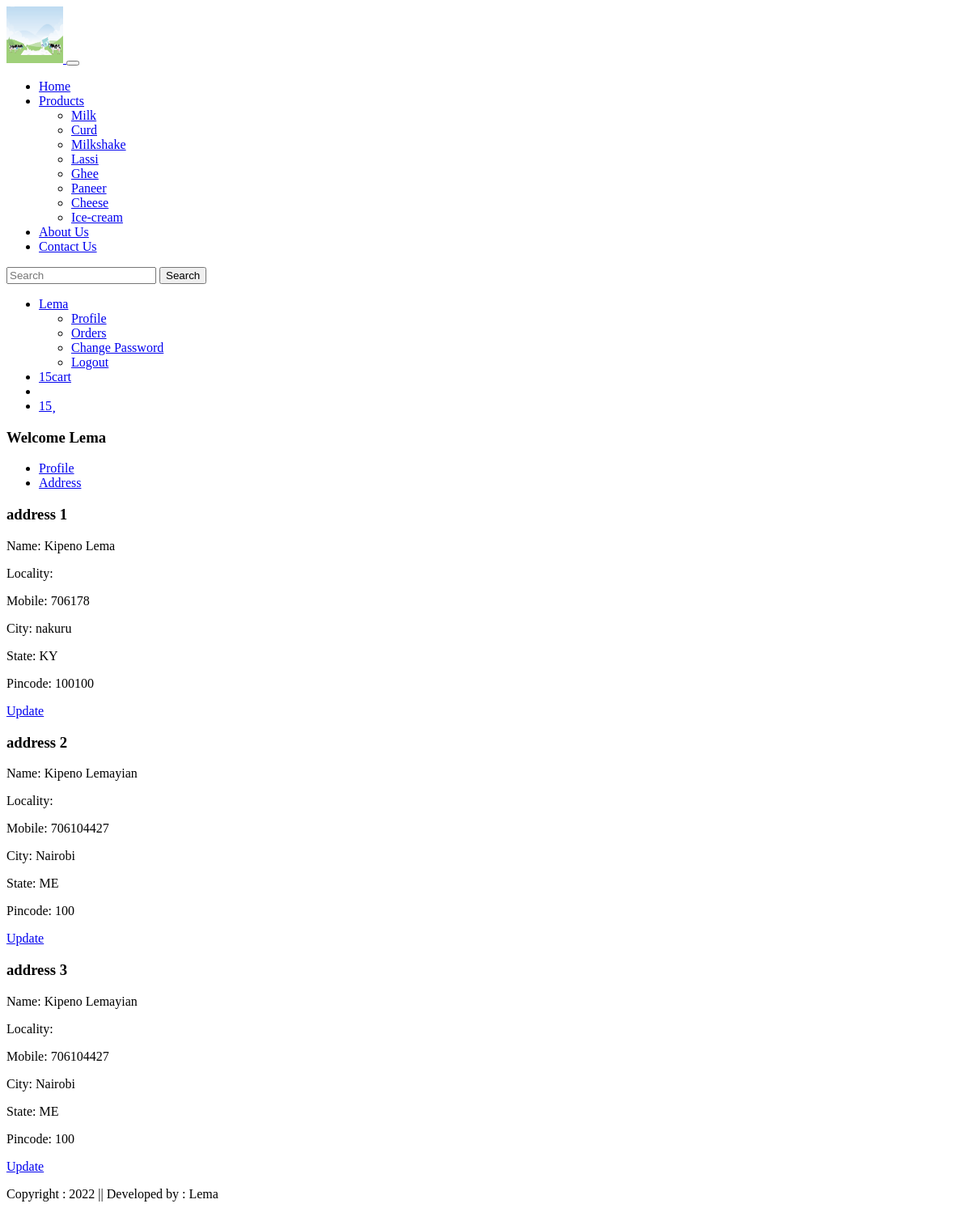
The page /address/ (signed in) on the database its author committed.
### app/models.py (models this page shows, shortened)
class Customer(models.Model):
    user = models.ForeignKey(User, on_delete=models.CASCADE)
    name = models.CharField(max_length=200)
    locality = models.CharField(max_length=200)
    city = models.CharField(max_length=50)
    mobile = models.IntegerField(default=0)
    zipcode = models.IntegerField()
    state = models.CharField(choices=STATE_CHOICES, max_length=100)

### app/views.py (the view)
# urls.py: path('address/', views.address, name="address"),
@login_required
def address(request):
    add = Customer.objects.filter(user=request.user)
    totalitem = 0
    wishitem = 0
    if request.user.is_authenticated:
        totalitem=len(Cart.objects.filter(user=request.user))
        wishitem=len(Cart.objects.filter(user=request.user))
    return render(request, "app/address.html",locals())

### app/templates/app/address.html (shortened to what this page needs)
{% extends 'app/base.html' %}
{% load static %}
{% block main-content %}
<div class="container my-5">
    <div class="row">
            <h3>Welcome <span class="text-capitalize">{{request.user}}</span></h3>
            <div class="col-sm-2 border-end">
                <ul class="list-unstyled">
                    <li class='d-grid'><a href="{% url 'profile' %}" class="btn btn-primary">Profile</a></li>
                    <li class='d-grid'><a href="{% url 'address' %}" class="btn">Address</a></li>
                </ul>
            </div>
            <div class="col-sm-9 offset-sm-1">
                <div class="row">
                {% for ad in add %}
                    <div class = "col-sm-6">
                        <div class="card-body">
                            <h3>address {{forloop.counter}}</h3>
                            <p>Name: {{ad.name}}</p>
                            <p>Locality: {{ad.localityame}}</p>
                            <p>Mobile: {{ad.mobile}}</p>
                            <p>City: {{ad.city}}</p>
                            <p>State: {{ad.state}}</p>
                            <p>Pincode: {{ad.zipcode}}</p>
                            <p class="text-center"><a href="{% url 'updateAddress' pk=ad.id %}" type="button" class="btn btn-success">Update</a></p>
                        </div>
                    </div>
                {% endfor %}
                </div>
            </div>
        </div>
{% endblock main-content %}

### rows shown on the page
Customer: name "Kipeno Lema", mobile "706178", city "nakuru", state "KY", zipcode "100100"
Customer: name "Kipeno Lemayian", mobile "706104427", city "Nairobi", state "ME", zipcode "100"
Customer: name "Kipeno Lemayian", mobile "706104427", city "Nairobi", state "ME", zipcode "100"

### other values the page prints
{{ totalitem }} "15"
{{ wishitem }} "15"
{{ request.user }} "Lema"
